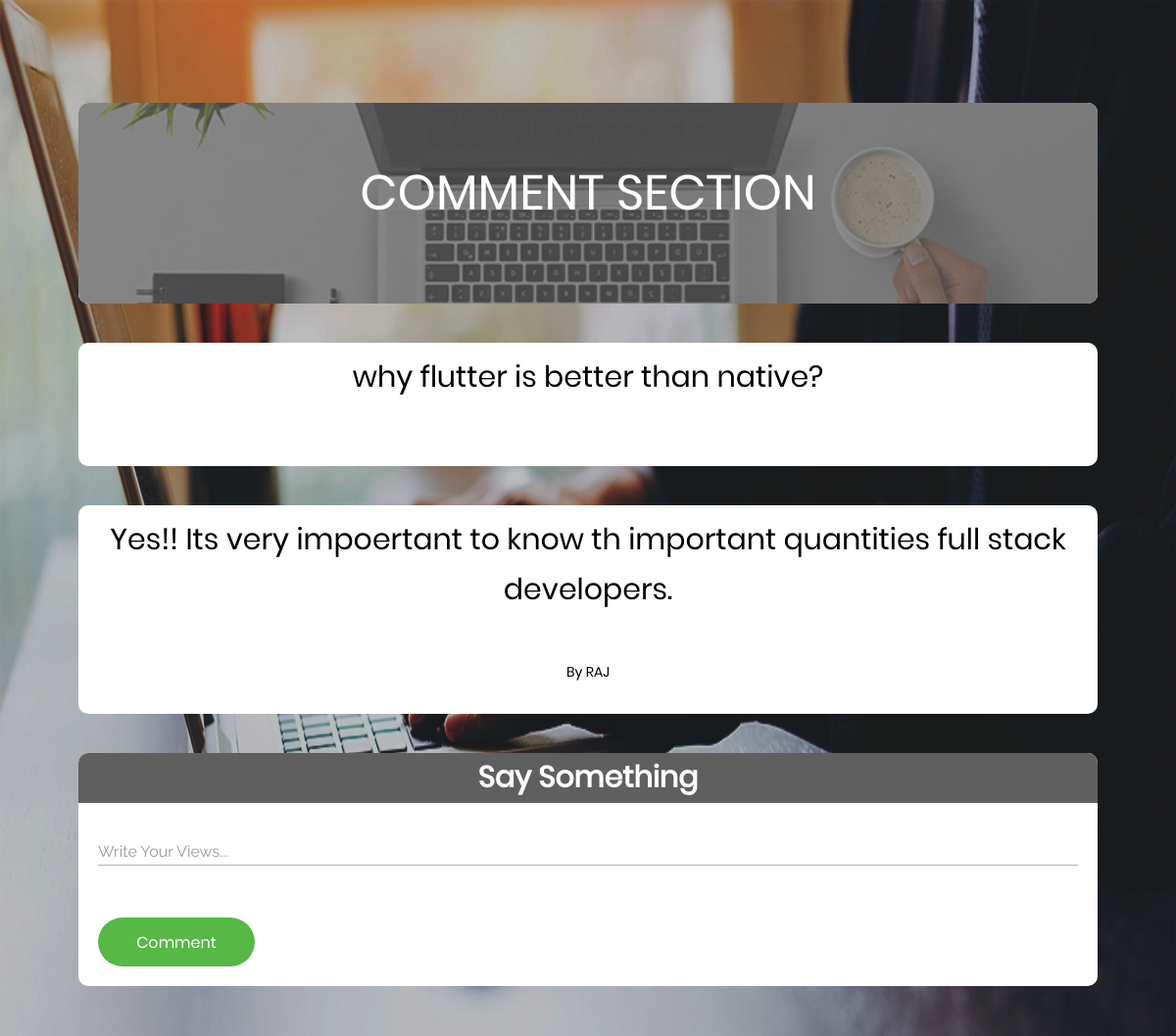
The page /comment.php?post_id=4 on the database its author committed.
### tables this page shows
CREATE TABLE `post` (
  `User_Id` int(6) NOT NULL,
  `Post_Id` int(11) NOT NULL,
  `Post_Description` varchar(10000) NOT NULL,
  `Post_Up_Votes` int(6) NOT NULL,
  `Post_Down_Votes` int(6) NOT NULL
);

CREATE TABLE `comments` (
  `User_Id` int(6) NOT NULL,
  `Post_Id` int(6) NOT NULL,
  `Comment_id` int(11) NOT NULL,
  `Comments` varchar(1000) NOT NULL
);

CREATE TABLE `profile` (
  `User_Id` int(11) NOT NULL,
  `Name` varchar(20) NOT NULL,
  `Status` varchar(20) NOT NULL,
  `Company_Name` varchar(40) NOT NULL,
  `Comapny_Website` varchar(40) NOT NULL,
  `City` varchar(30) NOT NULL,
  `State` varchar(30) NOT NULL,
  `Skills` varchar(100) NOT NULL,
  `About_You` varchar(300) NOT NULL,
  `LinkedIn_Profile` varchar(50) NOT NULL,
  `Github_Profile` varchar(50) NOT NULL
);

### comment.php (the view, shortened to what this page needs)
<?php
    $servername="localhost";
        $username="root";
        $password="";
        $database="admin";
        $con= new mysqli($servername,$username,$password,$database);
?>
<!DOCTYPE html>
<html lang="en">
<head>
	<link rel="stylesheet" type="text/css" href="l_vendor/bootstrap/css/bootstrap.min.css">
	<link rel="stylesheet" type="text/css" href="l_fonts/font-awesome-4.7.0/css/font-awesome.min.css">
	<link rel="stylesheet" type="text/css" href="l_fonts/Linearicons-Free-v1.0.0/icon-font.min.css">
	<link rel="stylesheet" type="text/css" href="l_vendor/animate/animate.css">
	<link rel="stylesheet" type="text/css" href="l_vendor/css-hamburgers/hamburgers.min.css">
	<link rel="stylesheet" type="text/css" href="l_vendor/animsition/css/animsition.min.css">
	<link rel="stylesheet" type="text/css" href="l_vendor/select2/select2.min.css">
	<link rel="stylesheet" type="text/css" href="l_vendor/daterangepicker/daterangepicker.css">
	<link rel="stylesheet" type="text/css" href="l_css/util.css">
    <link rel="stylesheet" type="text/css" href="l_css/main.css">
    <link rel="stylesheet" href="https://cdnjs.cloudflare.com/ajax/libs/font-awesome/4.7.0/css/font-awesome.min.css">
    <link rel="stylesheet" href="fonts/icomoon/style.css">
    <link rel="stylesheet" href="fonts/brand/style.css">
    <link rel="stylesheet" href="css/bootstrap.min.css">
    <link rel="stylesheet" href="css/bootstrap-datepicker.css">
    <link rel="stylesheet" href="css/jquery.fancybox.min.css">
    <link rel="stylesheet" href="css/owl.carousel.min.css">
    <link rel="stylesheet" href="css/owl.theme.default.min.css">
    <link rel="stylesheet" href="css/aos.css">
    <link rel="stylesheet" href="css/style.css">
</head>
<body style="background-image: url('images/bj.jpg');
   background-repeat: no-repeat;
  background-attachment: fixed;
  background-size: 100% 100%;">
    <div class="site-wrap" id="home-section">
      <header class="site-navbar light site-navbar-target" role="banner">
        <div class="container">
          <div class="row align-items-center position-relative">
            <div class="col-6  text-right">
            </div>
            <br><br>
        </div>
<div class="limiter">
		<div class="container-login100"
         style="background-image: url('images/bj.jpg');background-repeat: no-repeat;
                background-attachment: fixed;
                background-size: 100% 100%;">
			<div style=" width:100%;
                  margin:20px;background: #fff;
                  border-radius: 10px;
                  overflow: hidden;
                  position: relative;">
				<div class="login100-form-title" style="background-image: url(l_images/bg-01.jpg);" >
					<span class="login100-form-title-1">
                        <p style="font-size:50px; color:white">Comment Section</p>
					</span>
                </div>
            </div>
            <?php
                $sql="Select * from post where Post_Id=".$_GET['post_id'];
                $result=$con->query($sql);
                if($result->num_rows>0){
;                    while($rows=$result->fetch_assoc()){
                        echo '<div style=" width:100%;
                        margin:20px;background: #fff;
                        border-radius: 10px;
                        overflow: hidden;
                        position: relative;">
                        <div style="width:100%; color:black;">
                            <p style="text-align:center;
                                        font-size:30px;
                                        font-weight:100px;
                                        color:black;
                                        margin:10px;
                                        ">';
                        echo $rows['Post_Description'];
                        echo ' </p>
                        <br><br></div>
                        </div>';
                    }
                }
                $sql="Select * from comments where Post_id=".$_GET['post_id']." Order by Comment_id desc";
                $result=$con->query($sql);
                if($result->num_rows>0){
                    while($rows=$result->fetch_assoc()){
                        echo '<div style=" width:100%;
                        margin:20px;background: #fff;
                        border-radius: 10px;
                        overflow: hidden;
                        position: relative;">
                        <div style=" color:black;">
                        <p style="text-align:center;
                                        font-size:30px;
                                        font-weight:100px;
                                        color:black;
                                        margin:10px;
                                        ">';
                        echo $rows['Comments'];
                        echo '</p><br>';
                        echo '<p style="color:black; margin:10px; margin-bottom:30px; font-weight:50px font-size:50px; text-align:center"> By ';
                        $sql1 = "Select Name from profile where User_Id=".$rows['User_Id'];
                        $result1=$con->query($sql1);
                        if($result1->num_rows>0){
                            echo strtoupper( $result1->fetch_assoc()['Name']);
                        }
                        echo '</p>';
                        echo '</div></div>';
                    }
                }
                echo '<div style=" width:100%;
                margin:20px;background: #fff;
                border-radius: 10px;
                overflow: hidden;
                position: relative;">
                <p style="text-align:center; font-size:30px; font-weight:1000; background-color:#5f5f5f; color:white">Say Something</p>
                <form style="padding:20px; height:50%;"action="comment.php?post_id='.$_GET["post_id"].'" method="post">
                    <div class="wrap-input100 m-b-26">
                            <input style="width:100%;" type="textarea" name="comment"  placeholder="Write Your Views...">
                            <span class="focus-input100"></span>
                    </div>
                    <br>
                    <div  class="container-login100-form-btn"
                        style="align-items: right;">
                        <input type="submit" class="login100-form-btn"
                            value="Comment"
                            name="submit">
					</div>
                </form>
            </div>';
            ?>
	</div>
      </header>
    </div>
  </body>
</html>

### l_css/main.css (style rules this page uses)
* { margin: 0px; padding: 0px; box-sizing: border-box; }
body, html { height: 100%; font-family: Poppins-Regular, sans-serif; }
p { font-family: Poppins-Regular; font-size: 14px; line-height: 1.7; color: #666666; margin: 0px; }
input { outline: none; border: none; }
.limiter { width: 100%; margin: 0 auto; }
.container-login100 { width: 100%; min-height: 100vh; display: -webkit-box; display: -webkit-flex; display: -moz-box; display: -ms-flexbox; display: flex; flex-wrap: wrap; justify-content: center; align-items: center; padding: 15px; background: #ebeeef; }
.login100-form-title { width: 100%; position: relative; z-index: 1; display: -webkit-box; display: -webkit-flex; display: -moz-box; display: -ms-flexbox; display: flex; flex-wrap: wrap; flex-direction: column; align-items: center; background-repeat: no-repeat; background-size: cover; background-position: center; padding: 50px 15px 54px 15px; }
.login100-form-title-1 { font-family: Poppins-Bold; font-size: 30px; color: #fff; text-transform: uppercase; line-height: 1.2; text-align: center; }
.login100-form-title::before { content: ""; display: block; position: absolute; z-index: -1; width: 100%; height: 100%; top: 0; left: 0; background-color: rgba(95,95,95,0.7); }
.wrap-input100 { width: 100%; position: relative; border-bottom: 1px solid #b2b2b2; }
.container-login100-form-btn { width: 100%; display: -webkit-box; display: -webkit-flex; display: -moz-box; display: -ms-flexbox; display: flex; flex-wrap: wrap; }
.login100-form-btn { display: -webkit-box; display: -webkit-flex; display: -moz-box; display: -ms-flexbox; display: flex; justify-content: center; align-items: center; padding: 0 20px; min-width: 160px; height: 50px; background-color: #57b846; border-radius: 25px; font-family: Poppins-Regular; font-size: 16px; color: #fff; line-height: 1.2; -webkit-transition: all 0.4s; -o-transition: all 0.4s; -moz-transition: all 0.4s; transition: all 0.4s; }

### css/style.css (style rules this page uses)
html { overflow-x: hidden; }
body { line-height: 1.7; color: #364d59 !important; font-weight: 300; font-size: 1rem; background: #fff; }
.site-navbar { margin-bottom: 0px; z-index: 9; position: absolute; top: 0; width: 100%; padding: 1rem; }

### rows shown on the page
post: Post_Description "why flutter is better than native?"
comments: Comments "Yes!! Its very impoertant to know th important quantities full stack developers.", profile.Name "RAJ"
